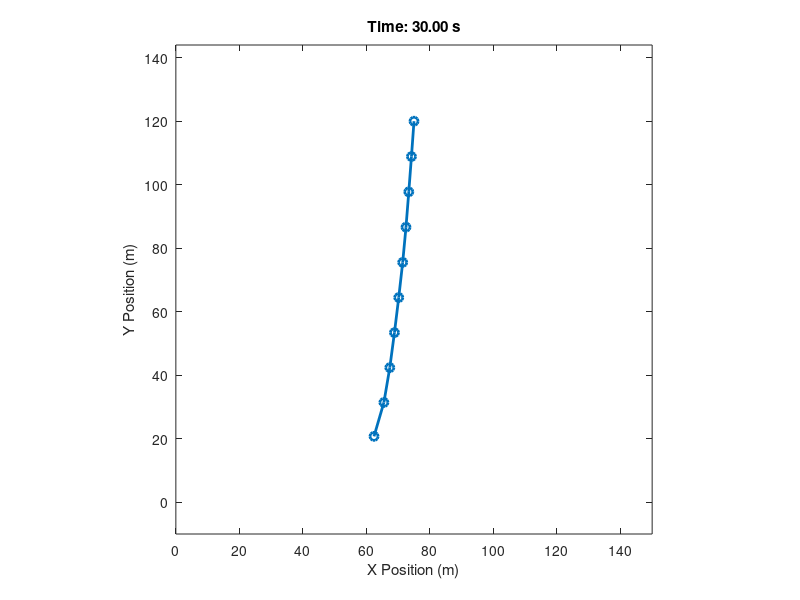
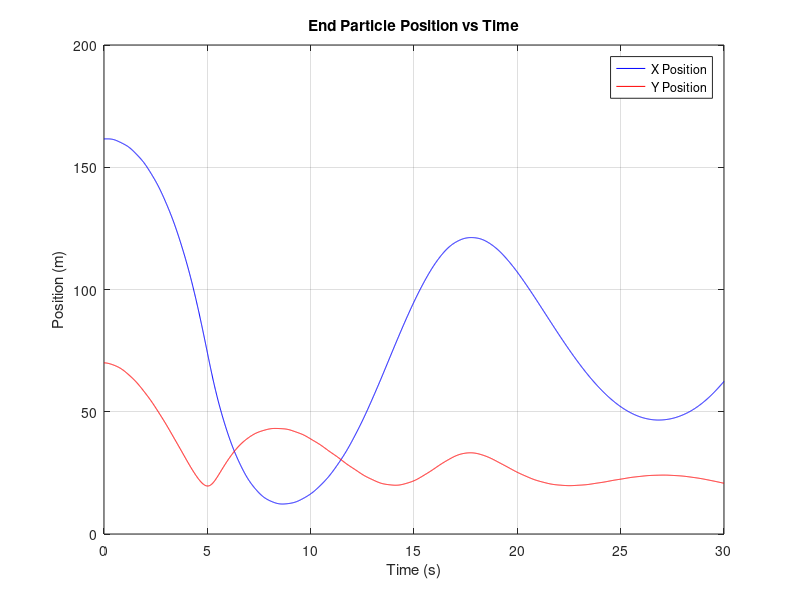

The MATLAB script that drew these images, in order:
clear
clc
close

% Parameters
N = 10;               % Number of masses
total_length = 100;                % Total length of the rope
mass = 0.05;           % Mass of each segment
k = 100;              % Spring stiffness
damping = 0.005;        % Damping coefficient
g = 9.81;             % Gravity (m/s^2)
dt = 0.01;            % Time step (s)
total_time = 30;                % Total simulation time (s)

% User-defined initial conditions
mother_ship_position = [total_length*0.75, total_length*1.2]; % [x, y] position of the mother ship
rope_angle = deg2rad(30);             % Angle of the rope with respect to the horizontal (in radians)

% Derived parameters
rest_length = total_length / (N-1);  % Rest length of each spring

% Initial conditions
positions = zeros(N, 2);   % [x, y] positions of the masses
velocities = zeros(N, 2);  % [vx, vy] velocities of the masses
for i = 1:N
    positions(i, 1) = mother_ship_position(1) + (i-1) * rest_length * cos(rope_angle);
    positions(i, 2) = mother_ship_position(2) - (i-1) * rest_length * sin(rope_angle);
end

% Fixed point (first mass)
fixedPoint = positions(1, :);

% Simulation loop
time = 0:dt:total_time;
trajectory = zeros(length(time), N, 2);

for t = 1:length(time)
    % Store current positions
    trajectory(t, :, :) = positions;
    
    % Compute forces on each mass
    forces = zeros(N, 2);
    
    for i = 2:N
        % Spring force from the left segment
        if i > 1
            vecLeft = positions(i, :) - positions(i-1, :);
            distLeft = norm(vecLeft);
            forceLeft = -k * (distLeft - rest_length) * (vecLeft / distLeft);
            forces(i, :) = forces(i, :) + forceLeft;
        end
        
        % Spring force from the right segment
        if i < N
            vecRight = positions(i+1, :) - positions(i, :);
            distRight = norm(vecRight);
            forceRight = k * (distRight - rest_length) * (vecRight / distRight);
            forces(i, :) = forces(i, :) + forceRight;
        end
        
        % Damping force
        forces(i, :) = forces(i, :) - damping * velocities(i, :);
        
        % Gravity force
        forces(i, 2) = forces(i, 2) - mass * g;
    end
    
    % Update positions and velocities using Euler integration
    for i = 2:N  % Skip the fixed mass
        accelerations = forces(i, :) / mass;
        velocities(i, :) = velocities(i, :) + accelerations * dt;
        positions(i, :) = positions(i, :) + velocities(i, :) * dt;
    end
    
    % Keep the first mass fixed
    positions(1, :) = fixedPoint;
    velocities(1, :) = [0, 0];
end

% Visualization
figure;
for t = 1:10:length(time)
    plot(squeeze(trajectory(t, :, 1)), squeeze(trajectory(t, :, 2)), '-o', 'LineWidth', 2);
    axis equal;
    xlim([0, total_length*1.5]);
    ylim([-10, mother_ship_position(2)*1.2]);
    title(sprintf('Time: %.2f s', time(t)));
    xlabel('X Position (m)');
    ylabel('Y Position (m)');
    drawnow;
    pause(0.05);
end

% Extract end particle positions
end_particle_positions = squeeze(trajectory(:, end, :));

% Time vector
time = 0:dt:total_time;

% Plot end particle positions
figure;
plot(time, end_particle_positions(:, 1), 'b', 'DisplayName', 'X Position');
hold on;
plot(time, end_particle_positions(:, 2), 'r', 'DisplayName', 'Y Position');
title('End Particle Position vs Time');
xlabel('Time (s)');
ylabel('Position (m)');
legend;
grid on;
hold off;
